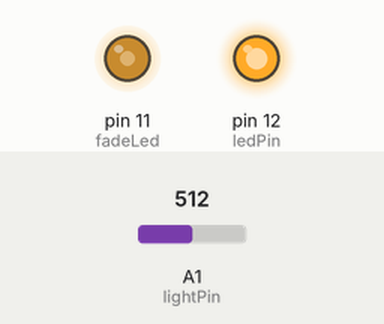
The sketch below on a simulated Arduino Uno, built with avr-gcc and run on an emulated ATmega328P. Parts: output pins drawn as LEDs (lit = HIGH). The inputs (shaded band) are chosen by the test bench; at power-on: A1 (lightPin) = 512. What the sketch prints to the serial monitor is not drawn.

Above: at 1.2 s.
1.3 s: A1 (lightPin) set to 584
At 1.96 s:
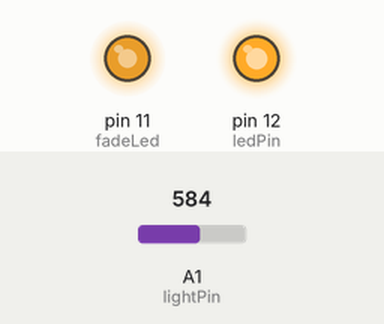
4.3 s: A1 (lightPin) set to 610
At 4.7 s:
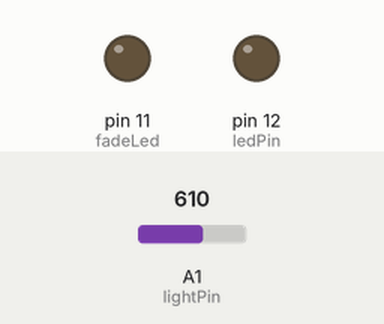
Timing chart, 0 to 7.3 s (numbered marks = the images above; inputs shaded):
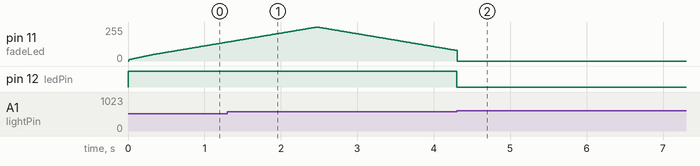

Measured:
- the behaviour switches between 600 and 601 on A1 (lightPin) (found by bisection; images 1 and 2)
- after the input at 4.3 s, pin 12 (ledPin): HIGH → LOW at once

The sketch:

v1_test.ino
```cpp
//create variables for pins
const int buttonPin = 2;
const int ledPin =  12;
const int fadeLed = 11;
const int potPin = 0;
const int lightPin = 1;

// LED fading variables
boolean fadeUp = true;
int fadeLevel = 0;
//LED blinking variables
int ledState = LOW;
//button variables
int buttonState = 0;
boolean pressed = false;
//analog sensor variables
int lightVar = 0;
int potVar = 0;

void setup() {
  // put your setup code here, to run once:
  pinMode(ledPin, OUTPUT);
  pinMode(buttonPin, INPUT);
  pinMode(fadeLed, OUTPUT);
  Serial.begin(9600);
}

void loop() {
  // put your main code here, to run repeatedly:
  lightVar = analogRead(lightPin);
  if (lightVar <= 600) {
    ledState = HIGH;
    if (ledState == HIGH && fadeUp == true) {
      fadeLevel++;
      if (fadeLevel == 510) { //LED has reached the top
        fadeUp = false; // LED is fading down
      }
    } else {
      fadeLevel--;
      if (fadeLevel == 0) { // fadeLevel has reached the bottom
        fadeUp = true; // so start fading up
      }
    }
  } else {
    ledState = LOW;
  }

  if (ledState == LOW && fadeLevel--){
    fadeLevel++;
    fadeLevel = 0;
  }
  digitalWrite(ledPin, ledState);
  Serial.println(fadeLevel);
  analogWrite(fadeLed,fadeLevel/2);

}
```
